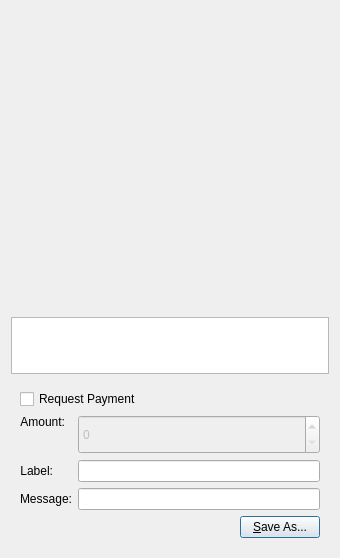
<?xml version="1.0" encoding="UTF-8"?>
<ui version="4.0">
 <class>QRCodeDialog</class>
 <widget class="QDialog" name="QRCodeDialog">
  <property name="geometry">
   <rect>
    <x>0</x>
    <y>0</y>
    <width>340</width>
    <height>558</height>
   </rect>
  </property>
  <property name="windowTitle">
   <string>QR Code Dialog</string>
  </property>
  <layout class="QVBoxLayout" name="verticalLayout_3">
   <item>
    <widget class="QLabel" name="lblQRCode">
     <property name="sizePolicy">
      <sizepolicy hsizetype="Expanding" vsizetype="Expanding">
       <horstretch>0</horstretch>
       <verstretch>0</verstretch>
      </sizepolicy>
     </property>
     <property name="minimumSize">
      <size>
       <width>300</width>
       <height>300</height>
      </size>
     </property>
     <property name="textFormat">
      <enum>Qt::PlainText</enum>
     </property>
     <property name="alignment">
      <set>Qt::AlignCenter</set>
     </property>
     <property name="wordWrap">
      <bool>true</bool>
     </property>
    </widget>
   </item>
   <item>
    <widget class="QPlainTextEdit" name="outUri">
     <property name="sizePolicy">
      <sizepolicy hsizetype="Expanding" vsizetype="Minimum">
       <horstretch>0</horstretch>
       <verstretch>0</verstretch>
      </sizepolicy>
     </property>
     <property name="minimumSize">
      <size>
       <width>0</width>
       <height>49</height>
      </size>
     </property>
     <property name="styleSheet">
      <string notr="true"></string>
     </property>
     <property name="tabChangesFocus">
      <bool>true</bool>
     </property>
     <property name="textInteractionFlags">
      <set>Qt::TextSelectableByKeyboard|Qt::TextSelectableByMouse</set>
     </property>
    </widget>
   </item>
   <item>
    <widget class="QWidget" name="widget" native="true">
     <layout class="QVBoxLayout" name="verticalLayout_2">
      <item>
       <widget class="QCheckBox" name="chkReqPayment">
        <property name="enabled">
         <bool>true</bool>
        </property>
        <property name="text">
         <string>Request Payment</string>
        </property>
       </widget>
      </item>
      <item>
       <layout class="QFormLayout" name="formLayout">
        <property name="fieldGrowthPolicy">
         <enum>QFormLayout::AllNonFixedFieldsGrow</enum>
        </property>
        <item row="1" column="0">
         <widget class="QLabel" name="lblLabel">
          <property name="text">
           <string>Label:</string>
          </property>
          <property name="textFormat">
           <enum>Qt::PlainText</enum>
          </property>
          <property name="alignment">
           <set>Qt::AlignRight|Qt::AlignTrailing|Qt::AlignVCenter</set>
          </property>
          <property name="buddy">
           <cstring>lnLabel</cstring>
          </property>
         </widget>
        </item>
        <item row="1" column="1">
         <widget class="QLineEdit" name="lnLabel">
          <property name="styleSheet">
           <string notr="true"></string>
          </property>
         </widget>
        </item>
        <item row="2" column="0">
         <widget class="QLabel" name="lblMessage">
          <property name="text">
           <string>Message:</string>
          </property>
          <property name="textFormat">
           <enum>Qt::PlainText</enum>
          </property>
          <property name="alignment">
           <set>Qt::AlignRight|Qt::AlignTrailing|Qt::AlignVCenter</set>
          </property>
          <property name="buddy">
           <cstring>lnMessage</cstring>
          </property>
         </widget>
        </item>
        <item row="2" column="1">
         <widget class="QLineEdit" name="lnMessage">
          <property name="styleSheet">
           <string notr="true"></string>
          </property>
         </widget>
        </item>
        <item row="0" column="0">
         <widget class="QLabel" name="lblAmount">
          <property name="sizePolicy">
           <sizepolicy hsizetype="Preferred" vsizetype="Maximum">
            <horstretch>0</horstretch>
            <verstretch>0</verstretch>
           </sizepolicy>
          </property>
          <property name="text">
           <string>Amount:</string>
          </property>
          <property name="textFormat">
           <enum>Qt::PlainText</enum>
          </property>
          <property name="alignment">
           <set>Qt::AlignRight|Qt::AlignTrailing|Qt::AlignVCenter</set>
          </property>
          <property name="buddy">
           <cstring>lnReqAmount</cstring>
          </property>
         </widget>
        </item>
        <item row="0" column="1">
         <widget class="BitcoinAmountField" name="lnReqAmount">
          <property name="enabled">
           <bool>false</bool>
          </property>
          <property name="minimumSize">
           <size>
            <width>89</width>
            <height>39</height>
           </size>
          </property>
          <property name="styleSheet">
           <string notr="true"></string>
          </property>
         </widget>
        </item>
       </layout>
      </item>
      <item>
       <layout class="QHBoxLayout" name="horizontalLayout">
        <item>
         <spacer name="horizontalSpacer">
          <property name="orientation">
           <enum>Qt::Horizontal</enum>
          </property>
          <property name="sizeHint" stdset="0">
           <size>
            <width>40</width>
            <height>20</height>
           </size>
          </property>
         </spacer>
        </item>
        <item>
         <widget class="QPushButton" name="btnSaveAs">
          <property name="styleSheet">
           <string notr="true"></string>
          </property>
          <property name="text">
           <string>&amp;Save As...</string>
          </property>
         </widget>
        </item>
       </layout>
      </item>
     </layout>
    </widget>
   </item>
  </layout>
 </widget>
 <customwidgets>
  <customwidget>
   <class>BitcoinAmountField</class>
   <extends>QSpinBox</extends>
   <header>bitcoinamountfield.h</header>
   <container>1</container>
  </customwidget>
 </customwidgets>
 <resources/>
 <connections>
  <connection>
   <sender>chkReqPayment</sender>
   <signal>clicked(bool)</signal>
   <receiver>lnReqAmount</receiver>
   <slot>setEnabled(bool)</slot>
   <hints>
    <hint type="sourcelabel">
     <x>92</x>
     <y>285</y>
    </hint>
    <hint type="destinationlabel">
     <x>98</x>
     <y>311</y>
    </hint>
   </hints>
  </connection>
 </connections>
</ui>
